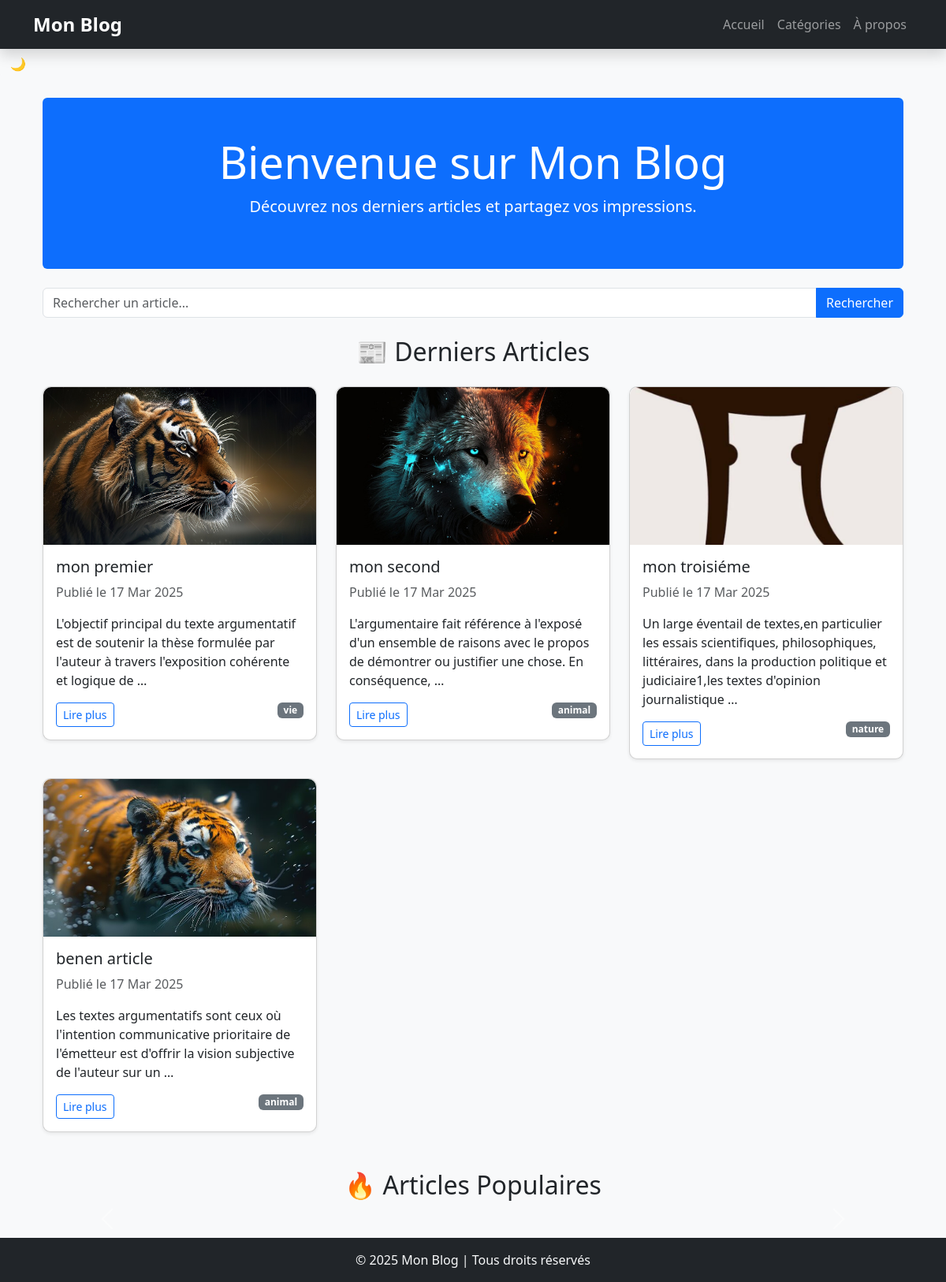
The page / on the database its author committed.
### blog/models.py (models this page shows, shortened)
class Article(models.Model):
    title = models.CharField(max_length=200)
    content = models.TextField()
    date_published = models.DateTimeField(auto_now_add=True)
    author = models.ForeignKey(User, on_delete=models.CASCADE)
    category = models.ForeignKey(Category, on_delete=models.SET_NULL, null=True, blank=True)
    image = models.ImageField(upload_to='articles/', null=True, blank=True)
    likes = models.ManyToManyField(User, related_name='liked_articles', blank=True)

class Category(models.Model):
    name = models.CharField(max_length=255, unique=True)
    def __str__(self):
        return self.name

### blog/views.py (the view)
# urls.py: path('', ArticleListView.as_view(), name='blog-home'),
class ArticleListView(ListView):
    model = Article
    template_name = 'blog/home.html'
    context_object_name = 'articles'

### blog/templates/blog/home.html (shortened to what this page needs)
{% extends 'blog/base.html' %}
{% block content %}
<div class="container">
    <div class="jumbotron text-center bg-primary text-white p-5 rounded">
        <h1 class="display-4">Bienvenue sur Mon Blog</h1>
        <p class="lead">Découvrez nos derniers articles et partagez vos impressions.</p>
    </div>
    <form method="GET" action="{% url 'blog-home' %}" class="my-4">
        <div class="input-group">
            <input type="text" name="q" class="form-control" placeholder="Rechercher un article...">
            <button type="submit" class="btn btn-primary">Rechercher</button>
        </div>
    </form>
    <h2 class="text-center my-4">📰 Derniers Articles</h2>
    <div class="row">
        {% for article in articles %}
        <div class="col-md-6 col-lg-4">
            <div class="card shadow-sm mb-4">
                {% if article.image %}
                    <img src="{{ article.image.url }}" class="card-img-top" alt="{{ article.title }}">
                {% endif %}
                <div class="card-body">
                    <h5 class="card-title">{{ article.title }}</h5>
                    <p class="text-muted">Publié le {{ article.date_published|date:"d M Y" }}</p>
                    <p class="card-text">{{ article.content|truncatewords:20 }}</p>
                    <a href="{% url 'article-detail' article.id %}" class="btn btn-outline-primary btn-sm">Lire plus</a>
                    <span class="badge bg-secondary float-end">{{ article.category }}</span>
                </div>
            </div>
        </div>
        {% empty %}
        <p class="text-center">Aucun article publié pour le moment.</p>
        {% endfor %}
    </div>
    <h2 class="text-center my-4">🔥 Articles Populaires</h2>
<div id="popularArticlesCarousel" class="carousel slide" data-bs-ride="carousel">
    <button class="carousel-control-prev" type="button" data-bs-target="#popularArticlesCarousel" data-bs-slide="prev">
        <span class="carousel-control-prev-icon"></span>
    </button>
    <button class="carousel-control-next" type="button" data-bs-target="#popularArticlesCarousel" data-bs-slide="next">
        <span class="carousel-control-next-icon"></span>
    </button>
</div>
</div>
{% endblock %}

### blog/templates/blog/base.html (shortened to what this page needs)
{% load static %}
<!DOCTYPE html>
<html lang="fr">
<head>
    <link href="https://cdn.jsdelivr.net/npm/bootstrap@5.3.0/dist/css/bootstrap.min.css" rel="stylesheet">
    <link rel="stylesheet" type="text/css" href="{% static 'css/style.css' %}">
</head>
<body>
    <nav class="navbar navbar-expand-lg navbar-dark bg-dark shadow">
        <div class="container">
            <a class="navbar-brand fw-bold" href="{% url 'blog-home' %}">Mon Blog</a>
            <div class="collapse navbar-collapse" id="navbarNav">
                <ul class="navbar-nav ms-auto">
                    <li class="nav-item"><a class="nav-link" href="{% url 'blog-home' %}">Accueil</a></li>
                    <li class="nav-item"><a class="nav-link" href="#">Catégories</a></li>
                    <li class="nav-item"><a class="nav-link" href="#">À propos</a></li>
                </ul>
            </div>
        </div>
    </nav>
    <button id="toggle-dark-mode" class="btn btn-outline-light">🌙 Mode Sombre</button>
    <div class="container mt-4">
        {% block content %}{% endblock %}
    </div>
    <footer class="bg-dark text-light text-center py-3 mt-4">
        <p class="mb-0">© 2025 Mon Blog | Tous droits réservés</p>
    </footer>
</body>
</html>

### blog/static/css/style.css (style rules this page uses)
body { background-color: #f8f9fa; }
.navbar-brand { font-size: 1.5rem; font-weight: bold; }
.card { border-radius: 10px; transition: transform 0.2s; }
.card img { border-top-left-radius: 10px; border-top-right-radius: 10px; height: 200px; object-fit: cover; }
footer { background-color: #343a40; color: white; padding: 10px 0; }

### rows shown on the page
Article: image (picture), title "mon premier", date_published "17 Mar 2025", content "L'objectif principal du texte argumentatif est de soutenir la thèse formulée par l'auteur à travers l'exposition cohérente et logique de …", category "vie"
Article: image (picture), title "mon second", date_published "17 Mar 2025", content "L'argumentaire fait référence à l'exposé d'un ensemble de raisons avec le propos de démontrer ou justifier une chose. En conséquence, …", category "animal"
Article: image (picture), title "mon troisiéme", date_published "17 Mar 2025", content "Un large éventail de textes,en particulier les essais scientifiques, philosophiques, littéraires, dans la production politique et judiciaire1,les textes d'opinion journalistique …", category "nature"
Article: image (picture), title "benen article", date_published "17 Mar 2025", content "Les textes argumentatifs sont ceux où l'intention communicative prioritaire de l'émetteur est d'offrir la vision subjective de l'auteur sur un …", category "animal"
